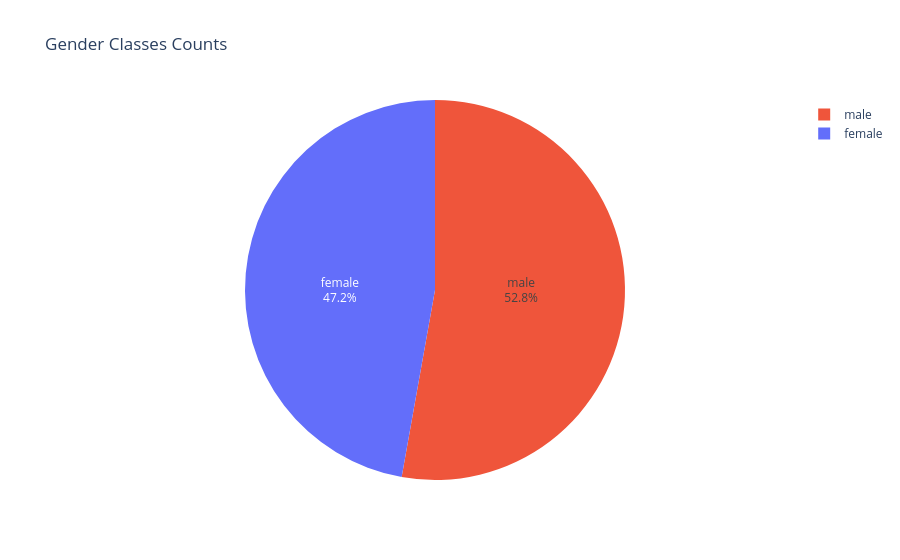

The notebook cell this image was saved under:
### Code cell
combined_df['gender'].value_counts()

labels = combined_df['gender'].value_counts().index
values = combined_df['gender'].value_counts().values
colors = ['#ef553b', '#636efa']

fig = go.Figure(data = [go.Pie(labels = labels, values = values, textinfo = 'label+percent',
                             insidetextorientation = 'radial',marker = dict(colors = colors))])
fig.update_layout(title = 'Gender Classes Counts')
fig.show()

### Figure 1 — Plotly figure (JSON) as saved in the notebook; plotly's stock layout.template omitted (floating-point values rounded to 4 significant figures)
{"data": [{"insidetextorientation": "radial", "labels": ["male", "female"], "marker": {"colors": ["#ef553b", "#636efa"]}, "textinfo": "label+percent", "type": "pie", "values": [3930, 3512]}], "layout": {"title": {"text": "Gender Classes Counts"}}}
